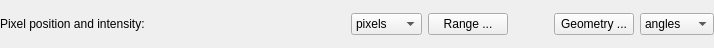
<?xml version="1.0" encoding="UTF-8"?>
<ui version="4.0">
 <class>AngleQToolWidget</class>
 <widget class="QWidget" name="AngleQToolWidget">
  <property name="geometry">
   <rect>
    <x>0</x>
    <y>0</y>
    <width>714</width>
    <height>48</height>
   </rect>
  </property>
  <property name="maximumSize">
   <size>
    <width>16777215</width>
    <height>48</height>
   </size>
  </property>
  <property name="windowTitle">
   <string>Form</string>
  </property>
  <layout class="QGridLayout" name="gridLayout">
   <property name="margin">
    <number>0</number>
   </property>
   <property name="spacing">
    <number>6</number>
   </property>
   <item row="0" column="0">
    <layout class="QHBoxLayout" name="horizontalLayout">
     <item>
      <widget class="QLabel" name="toolLabel">
       <property name="text">
        <string>Pixel position and intensity: </string>
       </property>
      </widget>
     </item>
     <item>
      <spacer name="horizontalSpacer">
       <property name="orientation">
        <enum>Qt::Horizontal</enum>
       </property>
       <property name="sizeHint" stdset="0">
        <size>
         <width>40</width>
         <height>20</height>
        </size>
       </property>
      </spacer>
     </item>
     <item>
      <widget class="QComboBox" name="plotComboBox">
       <property name="toolTip">
        <string>&lt;html&gt;&lt;head/&gt;&lt;body&gt;&lt;p&gt;Cartesian or Polar plot&lt;/p&gt;&lt;/body&gt;&lt;/html&gt;</string>
       </property>
       <item>
        <property name="text">
         <string>pixels</string>
        </property>
       </item>
       <item>
        <property name="text">
         <string>polar-th</string>
        </property>
       </item>
       <item>
        <property name="text">
         <string>polar-q</string>
        </property>
       </item>
      </widget>
     </item>
     <item>
      <widget class="QPushButton" name="rangePushButton">
       <property name="text">
        <string>Range ...</string>
       </property>
      </widget>
     </item>
     <item>
      <spacer name="horizontalSpacer_2">
       <property name="orientation">
        <enum>Qt::Horizontal</enum>
       </property>
       <property name="sizeType">
        <enum>QSizePolicy::Preferred</enum>
       </property>
       <property name="sizeHint" stdset="0">
        <size>
         <width>40</width>
         <height>20</height>
        </size>
       </property>
      </spacer>
     </item>
     <item>
      <widget class="QPushButton" name="angleqPushButton">
       <property name="toolTip">
        <string>input physical parameter</string>
       </property>
       <property name="text">
        <string>Geometry ...</string>
       </property>
      </widget>
     </item>
     <item>
      <widget class="QComboBox" name="angleqComboBox">
       <property name="toolTip">
        <string>select the display space</string>
       </property>
       <item>
        <property name="text">
         <string>angles</string>
        </property>
       </item>
       <item>
        <property name="text">
         <string>q-space</string>
        </property>
       </item>
      </widget>
     </item>
    </layout>
   </item>
  </layout>
 </widget>
 <resources/>
 <connections/>
</ui>
